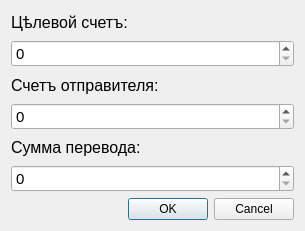
<?xml version="1.0" encoding="UTF-8"?>
<ui version="4.0">
 <class>TransferDialog</class>
 <widget class="QDialog" name="TransferDialog">
  <property name="geometry">
   <rect>
    <x>0</x>
    <y>0</y>
    <width>305</width>
    <height>231</height>
   </rect>
  </property>
  <property name="minimumSize">
   <size>
    <width>0</width>
    <height>0</height>
   </size>
  </property>
  <property name="maximumSize">
   <size>
    <width>16777215</width>
    <height>16777215</height>
   </size>
  </property>
  <property name="windowTitle">
   <string>Dialog</string>
  </property>
  <layout class="QVBoxLayout" name="verticalLayout">
   <item>
    <widget class="QLabel" name="Target_lable">
     <property name="font">
      <font>
       <pointsize>12</pointsize>
      </font>
     </property>
     <property name="text">
      <string>Цѣлевой счетъ: </string>
     </property>
    </widget>
   </item>
   <item>
    <widget class="QSpinBox" name="TargetEdit">
     <property name="font">
      <font>
       <pointsize>11</pointsize>
      </font>
     </property>
    </widget>
   </item>
   <item>
    <widget class="QLabel" name="User_lable">
     <property name="font">
      <font>
       <pointsize>12</pointsize>
      </font>
     </property>
     <property name="text">
      <string>Счетъ отправителя: </string>
     </property>
    </widget>
   </item>
   <item>
    <widget class="QSpinBox" name="UserEdit">
     <property name="font">
      <font>
       <pointsize>11</pointsize>
      </font>
     </property>
    </widget>
   </item>
   <item>
    <widget class="QLabel" name="Sum_lable">
     <property name="font">
      <font>
       <pointsize>12</pointsize>
      </font>
     </property>
     <property name="text">
      <string>Сумма перевода:</string>
     </property>
    </widget>
   </item>
   <item>
    <widget class="QSpinBox" name="SumEdit">
     <property name="font">
      <font>
       <pointsize>11</pointsize>
      </font>
     </property>
    </widget>
   </item>
   <item>
    <widget class="QDialogButtonBox" name="buttonBox">
     <property name="orientation">
      <enum>Qt::Horizontal</enum>
     </property>
     <property name="standardButtons">
      <set>QDialogButtonBox::Cancel|QDialogButtonBox::Ok</set>
     </property>
    </widget>
   </item>
  </layout>
 </widget>
 <resources/>
 <connections>
  <connection>
   <sender>buttonBox</sender>
   <signal>accepted()</signal>
   <receiver>TransferDialog</receiver>
   <slot>accept()</slot>
   <hints>
    <hint type="sourcelabel">
     <x>248</x>
     <y>254</y>
    </hint>
    <hint type="destinationlabel">
     <x>157</x>
     <y>274</y>
    </hint>
   </hints>
  </connection>
  <connection>
   <sender>buttonBox</sender>
   <signal>rejected()</signal>
   <receiver>TransferDialog</receiver>
   <slot>reject()</slot>
   <hints>
    <hint type="sourcelabel">
     <x>316</x>
     <y>260</y>
    </hint>
    <hint type="destinationlabel">
     <x>286</x>
     <y>274</y>
    </hint>
   </hints>
  </connection>
 </connections>
</ui>
